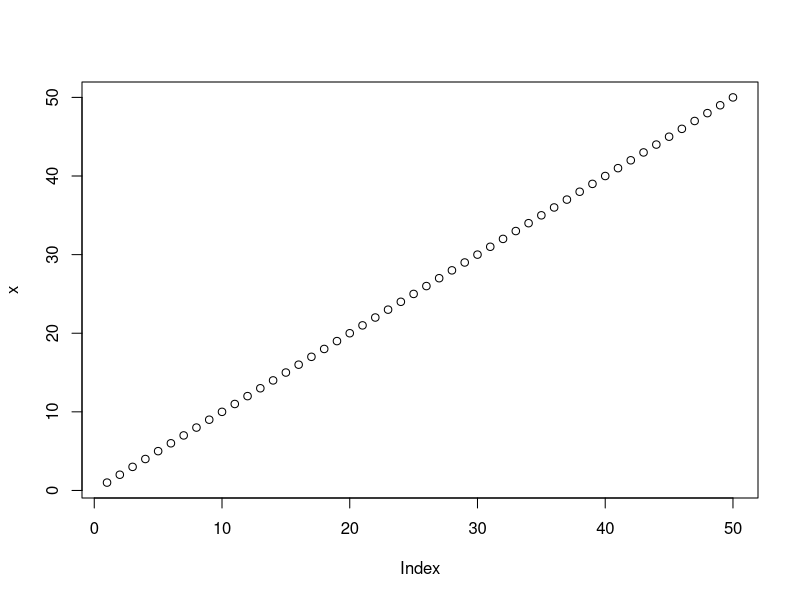
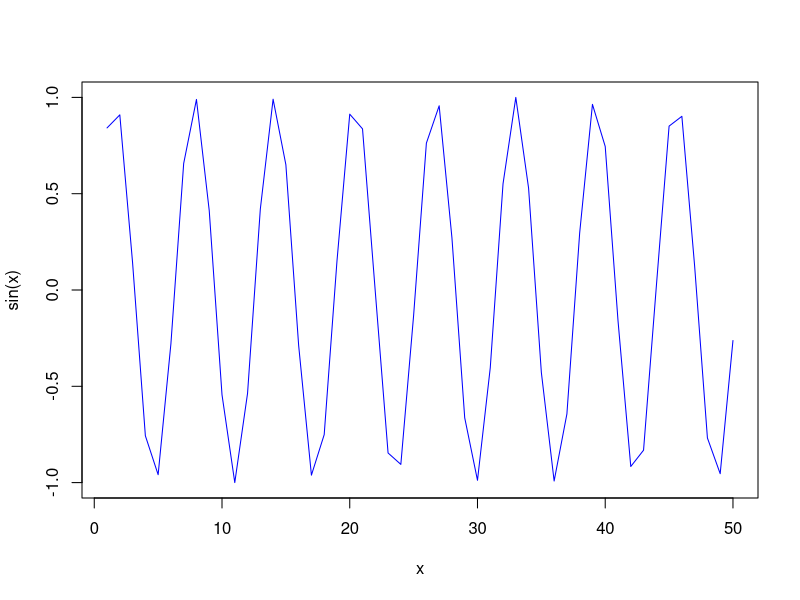
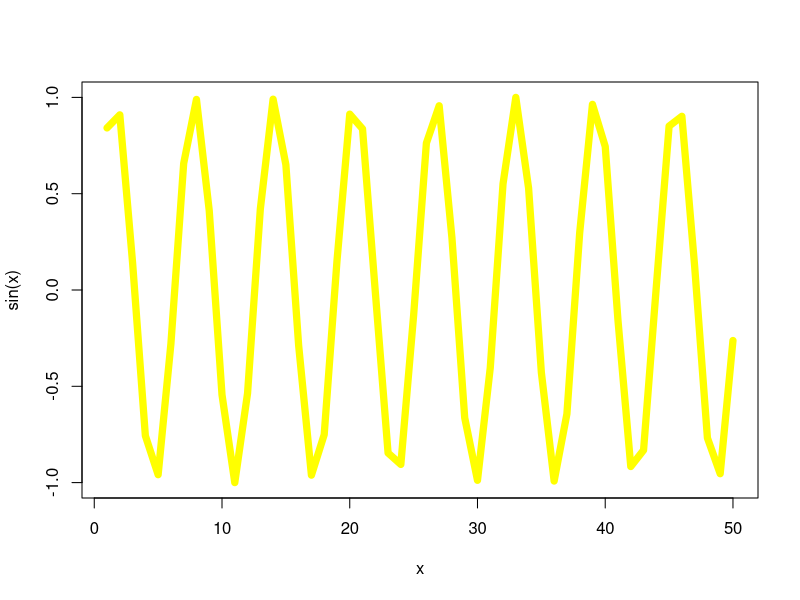

R code for these plots, in order:
#my first Rscript
x<-1:50
plot(x)

plot(x, sin(x), type="l", col="blue")

#you can stick with the plot(x, sin(x)) to create the same graph
plot(x=x, y=sin(x), typ="l", col="yellow", lwd="7")

log(10,2)

#quarto install tinytex to save as pdf